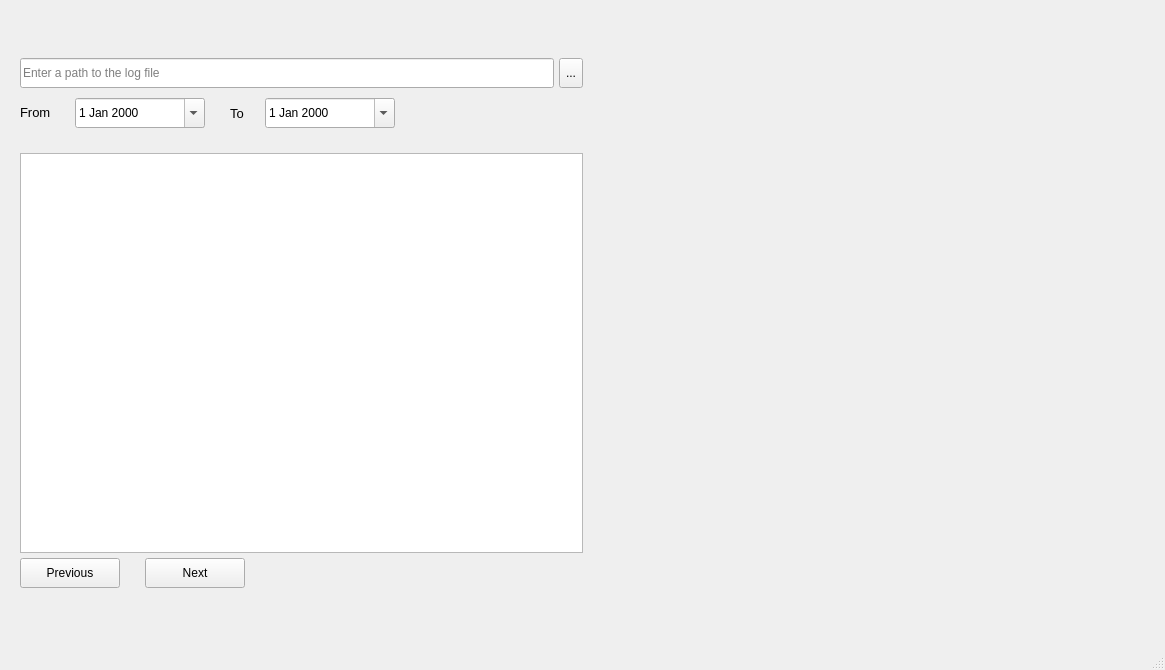
<?xml version="1.0" encoding="UTF-8"?>
<ui version="4.0">
 <class>MainWindow</class>
 <widget class="QMainWindow" name="MainWindow">
  <property name="geometry">
   <rect>
    <x>0</x>
    <y>0</y>
    <width>1165</width>
    <height>669</height>
   </rect>
  </property>
  <property name="sizePolicy">
   <sizepolicy hsizetype="Preferred" vsizetype="Preferred">
    <horstretch>0</horstretch>
    <verstretch>0</verstretch>
   </sizepolicy>
  </property>
  <property name="windowTitle">
   <string>MainWindow</string>
  </property>
  <widget class="QWidget" name="centralwidget">
   <property name="sizePolicy">
    <sizepolicy hsizetype="Fixed" vsizetype="Fixed">
     <horstretch>0</horstretch>
     <verstretch>0</verstretch>
    </sizepolicy>
   </property>
   <layout class="QVBoxLayout" name="verticalLayout" stretch="0,1,0,1,1,1,0,0">
    <property name="spacing">
     <number>5</number>
    </property>
    <property name="leftMargin">
     <number>20</number>
    </property>
    <property name="topMargin">
     <number>18</number>
    </property>
    <property name="rightMargin">
     <number>20</number>
    </property>
    <property name="bottomMargin">
     <number>20</number>
    </property>
    <item>
     <spacer name="verticalSpacer_4">
      <property name="orientation">
       <enum>Qt::Vertical</enum>
      </property>
      <property name="sizeHint" stdset="0">
       <size>
        <width>20</width>
        <height>40</height>
       </size>
      </property>
     </spacer>
    </item>
    <item>
     <layout class="QHBoxLayout" name="horizontalLayout">
      <item>
       <layout class="QHBoxLayout" name="horizontalLayout_3">
        <item>
         <widget class="QLineEdit" name="lineEdit">
          <property name="sizePolicy">
           <sizepolicy hsizetype="Expanding" vsizetype="Expanding">
            <horstretch>0</horstretch>
            <verstretch>0</verstretch>
           </sizepolicy>
          </property>
          <property name="minimumSize">
           <size>
            <width>450</width>
            <height>30</height>
           </size>
          </property>
          <property name="maximumSize">
           <size>
            <width>600</width>
            <height>40</height>
           </size>
          </property>
          <property name="placeholderText">
           <string>Enter a path to the log file</string>
          </property>
         </widget>
        </item>
        <item>
         <widget class="QToolButton" name="toolButton">
          <property name="minimumSize">
           <size>
            <width>0</width>
            <height>30</height>
           </size>
          </property>
          <property name="text">
           <string>...</string>
          </property>
         </widget>
        </item>
       </layout>
      </item>
      <item>
       <spacer name="horizontalSpacer">
        <property name="orientation">
         <enum>Qt::Horizontal</enum>
        </property>
        <property name="sizeHint" stdset="0">
         <size>
          <width>40</width>
          <height>20</height>
         </size>
        </property>
       </spacer>
      </item>
      <item>
       <layout class="QHBoxLayout" name="horizontalLayout_4"/>
      </item>
     </layout>
    </item>
    <item>
     <spacer name="verticalSpacer">
      <property name="orientation">
       <enum>Qt::Vertical</enum>
      </property>
      <property name="sizeType">
       <enum>QSizePolicy::Fixed</enum>
      </property>
      <property name="sizeHint" stdset="0">
       <size>
        <width>10</width>
        <height>5</height>
       </size>
      </property>
     </spacer>
    </item>
    <item>
     <layout class="QHBoxLayout" name="horizontalLayout_5" stretch="1,1,0,1,1,5">
      <item>
       <widget class="QLabel" name="label">
        <property name="sizePolicy">
         <sizepolicy hsizetype="Preferred" vsizetype="Fixed">
          <horstretch>0</horstretch>
          <verstretch>0</verstretch>
         </sizepolicy>
        </property>
        <property name="maximumSize">
         <size>
          <width>50</width>
          <height>16777215</height>
         </size>
        </property>
        <property name="font">
         <font>
          <pointsize>10</pointsize>
         </font>
        </property>
        <property name="text">
         <string>From</string>
        </property>
       </widget>
      </item>
      <item>
       <widget class="QDateEdit" name="dateEdit">
        <property name="minimumSize">
         <size>
          <width>130</width>
          <height>30</height>
         </size>
        </property>
        <property name="maximumSize">
         <size>
          <width>130</width>
          <height>50</height>
         </size>
        </property>
        <property name="calendarPopup">
         <bool>true</bool>
        </property>
       </widget>
      </item>
      <item>
       <spacer name="horizontalSpacer_3">
        <property name="orientation">
         <enum>Qt::Horizontal</enum>
        </property>
        <property name="sizeType">
         <enum>QSizePolicy::Fixed</enum>
        </property>
        <property name="sizeHint" stdset="0">
         <size>
          <width>20</width>
          <height>20</height>
         </size>
        </property>
       </spacer>
      </item>
      <item>
       <widget class="QLabel" name="label_2">
        <property name="maximumSize">
         <size>
          <width>30</width>
          <height>16777215</height>
         </size>
        </property>
        <property name="font">
         <font>
          <pointsize>10</pointsize>
         </font>
        </property>
        <property name="text">
         <string>To</string>
        </property>
       </widget>
      </item>
      <item>
       <widget class="QDateEdit" name="dateEdit_2">
        <property name="minimumSize">
         <size>
          <width>130</width>
          <height>30</height>
         </size>
        </property>
        <property name="maximumSize">
         <size>
          <width>130</width>
          <height>50</height>
         </size>
        </property>
        <property name="calendarPopup">
         <bool>true</bool>
        </property>
       </widget>
      </item>
      <item>
       <spacer name="horizontalSpacer_2">
        <property name="orientation">
         <enum>Qt::Horizontal</enum>
        </property>
        <property name="sizeHint" stdset="0">
         <size>
          <width>40</width>
          <height>20</height>
         </size>
        </property>
       </spacer>
      </item>
     </layout>
    </item>
    <item>
     <spacer name="verticalSpacer_2">
      <property name="orientation">
       <enum>Qt::Vertical</enum>
      </property>
      <property name="sizeType">
       <enum>QSizePolicy::Fixed</enum>
      </property>
      <property name="sizeHint" stdset="0">
       <size>
        <width>10</width>
        <height>20</height>
       </size>
      </property>
     </spacer>
    </item>
    <item>
     <layout class="QHBoxLayout" name="horizontalLayout_6">
      <item>
       <widget class="QListWidget" name="listWidget">
        <property name="minimumSize">
         <size>
          <width>550</width>
          <height>400</height>
         </size>
        </property>
        <property name="maximumSize">
         <size>
          <width>750</width>
          <height>600</height>
         </size>
        </property>
       </widget>
      </item>
      <item>
       <spacer name="horizontalSpacer_4">
        <property name="orientation">
         <enum>Qt::Horizontal</enum>
        </property>
        <property name="sizeHint" stdset="0">
         <size>
          <width>40</width>
          <height>20</height>
         </size>
        </property>
       </spacer>
      </item>
     </layout>
    </item>
    <item>
     <layout class="QHBoxLayout" name="horizontalLayout_7" stretch="0,0,0,10">
      <item>
       <widget class="QPushButton" name="pushButton_2">
        <property name="minimumSize">
         <size>
          <width>100</width>
          <height>30</height>
         </size>
        </property>
        <property name="maximumSize">
         <size>
          <width>100</width>
          <height>40</height>
         </size>
        </property>
        <property name="text">
         <string>Previous</string>
        </property>
       </widget>
      </item>
      <item>
       <spacer name="horizontalSpacer_7">
        <property name="orientation">
         <enum>Qt::Horizontal</enum>
        </property>
        <property name="sizeType">
         <enum>QSizePolicy::Fixed</enum>
        </property>
        <property name="sizeHint" stdset="0">
         <size>
          <width>20</width>
          <height>20</height>
         </size>
        </property>
       </spacer>
      </item>
      <item>
       <widget class="QPushButton" name="pushButton">
        <property name="minimumSize">
         <size>
          <width>100</width>
          <height>30</height>
         </size>
        </property>
        <property name="maximumSize">
         <size>
          <width>100</width>
          <height>40</height>
         </size>
        </property>
        <property name="text">
         <string>Next</string>
        </property>
       </widget>
      </item>
      <item>
       <spacer name="horizontalSpacer_5">
        <property name="orientation">
         <enum>Qt::Horizontal</enum>
        </property>
        <property name="sizeHint" stdset="0">
         <size>
          <width>40</width>
          <height>20</height>
         </size>
        </property>
       </spacer>
      </item>
     </layout>
    </item>
    <item>
     <spacer name="verticalSpacer_3">
      <property name="orientation">
       <enum>Qt::Vertical</enum>
      </property>
      <property name="sizeHint" stdset="0">
       <size>
        <width>20</width>
        <height>40</height>
       </size>
      </property>
     </spacer>
    </item>
   </layout>
  </widget>
  <widget class="QMenuBar" name="menubar">
   <property name="geometry">
    <rect>
     <x>0</x>
     <y>0</y>
     <width>1165</width>
     <height>26</height>
    </rect>
   </property>
  </widget>
  <widget class="QStatusBar" name="statusbar"/>
 </widget>
 <resources/>
 <connections/>
</ui>
